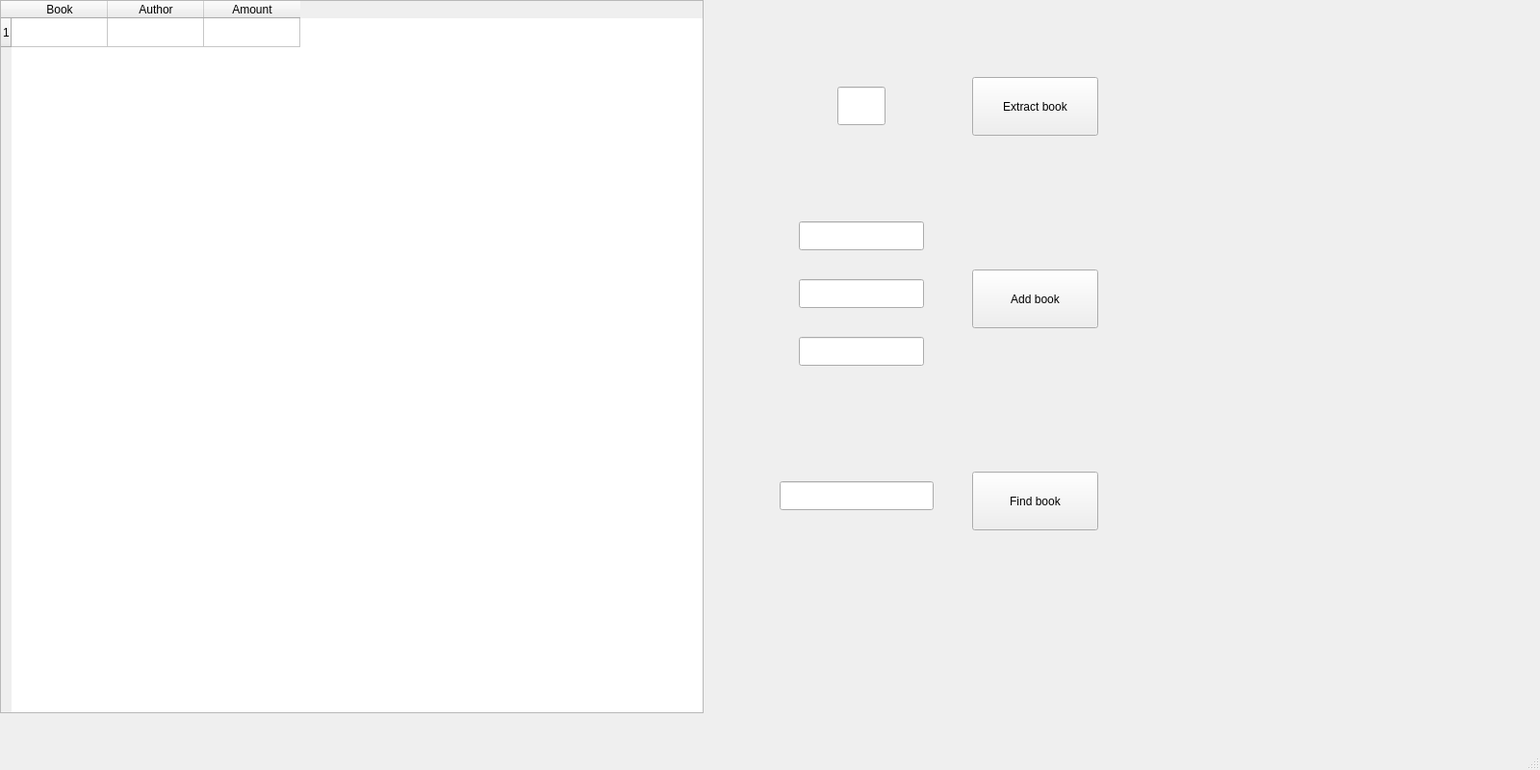
<?xml version="1.0" encoding="UTF-8"?>
<ui version="4.0">
 <class>MainWindow</class>
 <widget class="QMainWindow" name="MainWindow">
  <property name="geometry">
   <rect>
    <x>0</x>
    <y>0</y>
    <width>1600</width>
    <height>800</height>
   </rect>
  </property>
  <property name="windowTitle">
   <string>MainWindow</string>
  </property>
  <widget class="QWidget" name="centralwidget">
   <widget class="QTableWidget" name="tableWidget">
    <property name="geometry">
     <rect>
      <x>0</x>
      <y>0</y>
      <width>731</width>
      <height>741</height>
     </rect>
    </property>
    <row>
     <property name="text">
      <string>1</string>
     </property>
    </row>
    <column>
     <property name="text">
      <string>Book</string>
     </property>
    </column>
    <column>
     <property name="text">
      <string>Author</string>
     </property>
    </column>
    <column>
     <property name="text">
      <string>Amount</string>
     </property>
    </column>
   </widget>
   <widget class="QPushButton" name="pushButton">
    <property name="geometry">
     <rect>
      <x>1010</x>
      <y>80</y>
      <width>131</width>
      <height>61</height>
     </rect>
    </property>
    <property name="text">
     <string>Extract book</string>
    </property>
   </widget>
   <widget class="QPushButton" name="pushButton_2">
    <property name="geometry">
     <rect>
      <x>1010</x>
      <y>280</y>
      <width>131</width>
      <height>61</height>
     </rect>
    </property>
    <property name="text">
     <string>Add book</string>
    </property>
   </widget>
   <widget class="QPushButton" name="pushButton_3">
    <property name="geometry">
     <rect>
      <x>1010</x>
      <y>490</y>
      <width>131</width>
      <height>61</height>
     </rect>
    </property>
    <property name="text">
     <string>Find book</string>
    </property>
   </widget>
   <widget class="QLineEdit" name="lineEdit">
    <property name="geometry">
     <rect>
      <x>870</x>
      <y>90</y>
      <width>50</width>
      <height>40</height>
     </rect>
    </property>
   </widget>
   <widget class="QLineEdit" name="lineEdit_2">
    <property name="geometry">
     <rect>
      <x>830</x>
      <y>230</y>
      <width>130</width>
      <height>30</height>
     </rect>
    </property>
   </widget>
   <widget class="QLineEdit" name="lineEdit_3">
    <property name="geometry">
     <rect>
      <x>830</x>
      <y>290</y>
      <width>130</width>
      <height>30</height>
     </rect>
    </property>
   </widget>
   <widget class="QLineEdit" name="lineEdit_4">
    <property name="geometry">
     <rect>
      <x>830</x>
      <y>350</y>
      <width>130</width>
      <height>30</height>
     </rect>
    </property>
   </widget>
   <widget class="QLineEdit" name="lineEdit_5">
    <property name="geometry">
     <rect>
      <x>810</x>
      <y>500</y>
      <width>160</width>
      <height>30</height>
     </rect>
    </property>
   </widget>
  </widget>
  <widget class="QMenuBar" name="menubar">
   <property name="geometry">
    <rect>
     <x>0</x>
     <y>0</y>
     <width>1600</width>
     <height>26</height>
    </rect>
   </property>
  </widget>
  <widget class="QStatusBar" name="statusbar"/>
 </widget>
 <resources/>
 <connections/>
</ui>
